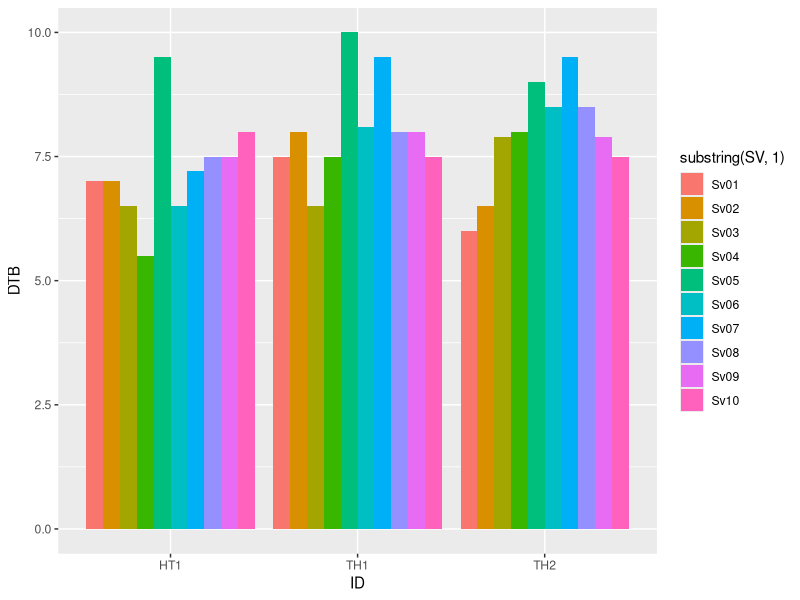
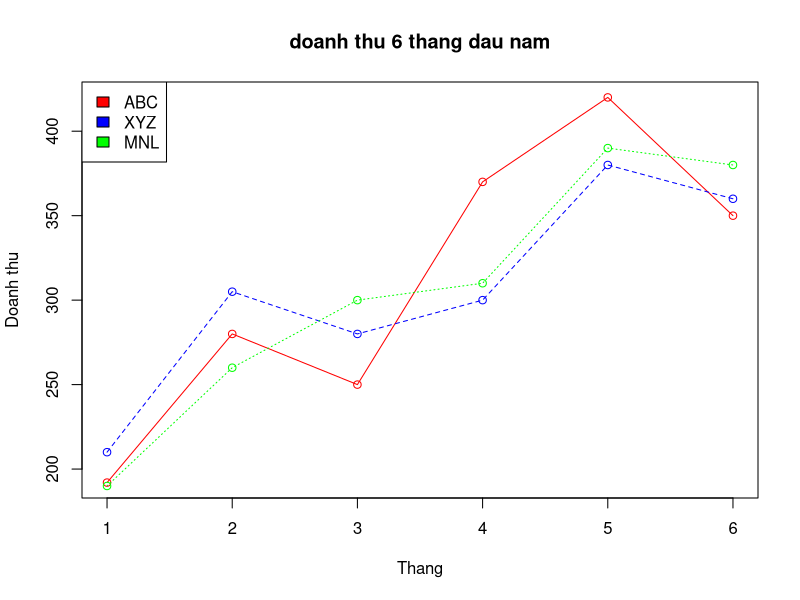

Write R code to recreate these figures, in order. (Note: this script raises an error after producing the figures.)
#De 1
#Cau a
Sv01<-c(7.5,6.0,7.0)
Sv02<-c(8.0,6.5,7.0)
Sv03<-c(6.5,NA,6.5)
Sv04<-c(7.5,8.0,5.5)
Sv05<-c(10,9,9.5)
Sv06<-c(NA,8.5,6.5)
Sv07<-c(9.5,9.5,NA)
Sv08<-c(8.0,8.5,7.5)
Sv09<-c(8.0,NA,7.5)
Sv10<-c(7.5,7.5,8.0)
Cau1<-data.frame(ID=c('TH1','TH2','HT1'),Sv01,Sv02,Sv03,Sv04,Sv05,Sv06,Sv07,Sv08,Sv09,Sv10)
#cau b
Means<-c(rowMeans(Cau1[,-1],na.rm = T))
Cau1$Sv03[is.na(Cau1$Sv03)]<-round(Means[2],1)
Cau1$Sv06[is.na(Cau1$Sv06)]<-round(Means[1],1)
Cau1$Sv07[is.na(Cau1$Sv07)]<-round(Means[3],1)
Cau1$Sv09[is.na(Cau1$Sv09)]<-round(Means[2],1)
#Cau c
library(reshape2)
new.df<-melt(Cau1,id.vars="ID")
names(new.df)=c("ID","SV","DTB")
library(ggplot2)
ggplot(new.df, aes(x=ID,y=DTB,fill=substring(SV,1)))+
        geom_histogram(stat="identity",position="dodge")

#Cau 2
#a
GHduoi<-c(95,115,135,155,175,195,215)
GHtren<-c(115,135,155,175,195,215,235)
SoThep<-c(15,19,23,31,29,21,6)
Cau2<-data.frame(GHduoi,GHtren,SoThep)
#b
n<-sum(Cau2$SoThep)
mid<-(GHtren+GHduoi)/2
Cau2$mid<-mid
Xbar<-sum(Cau2$mid*Cau2$SoThep)/sum(Cau2$SoThep)
s2<-sum((Xbar-Cau2$mid)^2*Cau2$mid)/(n-1)
s<-sqrt(s2)
s<-round(s,2)
alpha<-1-0.97
zstar<-qnorm(1-alpha/2)
zstar<-round(zstar,2)
er<-zstar*s/sqrt(n)
er<-round(er,3)
Xbar-er;Xbar+er
#c so tap thep loai A la 27
#d 
p<-27/144
alpha<-1-0.98
zstar<-qnorm(1-alpha/2)
er<-zstar*sqrt(p*(1-p)/n)
p-er;p+er
#Cau 3
#nghi ngo luong phu nu thap hon nam gioi
#Goi x,y theo thu tu la luong dan ong va phu nu
#H0 : muyx=muyy H1: muyx > muyy 
n<-4
m<-4
df<-n+m-2
Xbar<-78
Ybar<-63.5
S1<-24.4^2
S2<-20.9^2
Sp2<-((n-1)*S1+(m-1)*S2^2)/(n+m-2)
T0<-(Xbar-Ybar)/sqrt(Sp2*(1/n+1/m))
alpha<-1-0.9
tstar<-qt(1-alpha,df)
abs(T0)>tstar
#False
#H0 chap nhan H0 bac bo H1 vay ket luan cuoc dieu tra chua dung
#pVALUE
p<-qt(T0,n-1)
p>= alpha
#False 

#De2
#cau a
m<-matrix(c(192,280,250,370,420,350,210,305,280,300,380,360,190,260,300,310,390,380),nrow =3,ncol =6 ,byrow = T)
#cau b
sc<-length(m[1,])
dem<-0
for(i in 1:sc){
    if(m[1,i] > 300)
    {    
        dem<- dem+1
    }
}
x<-dim(dem)
for(i in 1:sc){
    if(m[1,i] > 300)
    {    
     x<-append(x, m[1,i])
    }
}
#cau c
ABC<-m[1,]
XYZ<-m[2,]
MNL<-m[3,]
plot_colors<-c("red","blue","green")
plot(ABC,type = "o",col= "red",xlab="Thang",ylab = "Doanh thu",main = "doanh thu 6 thang dau nam")
lines(XYZ,type = "o",lty=2,col= "blue")
lines(MNL,type = "o",lty=3,col= "green")
legend("topleft",c("ABC","XYZ","MNL"),fill = plot_colors)
#Cau 2:
GHduoi<-c(45,50,55,60,65,70,75,80)
GHtren<-c(50,55,60,65,70,75,80,85)
SoTrai<-c(2,11,25,74,187,43,16,3)
Cau2<-data.frame(GHduoi,GHtren,SoTrai)
#Cau b H0: muy = muy0 = 65 H1:muy > muy0
muy0<-65
n<-sum(Cau2$SoTrai)
mid<-(GHtren+GHduoi)/2
Cau2$mid<-mid
Xbar<-sum(Cau2$mid*Cau2$SoTrai)/sum(Cau2$SoTrai)
s2<-sum((Xbar-Cau2$mid)^2*Cau2$SoTrai)/(n-1)
s<-sqrt(s2)
alpha<-0.01
zstar<-qnorm(1-alpha)
Z0<-(Xbar-muy0)/(s/sqrt(n))
Z0>zstar
#True chap nhan H1 bac bo H0 => loai phan ban moi mang lai ket qua voi y nghia 1%
#cau c So trai > 65 thuoc loai I 
Y<-sum(Cau2$SoTrai[Cau2$GHduoi >=65])
p<-Y/n
alpha<-1-0.98
zstar<-qnorm(1-alpha/2)
er<-zstar*sqrt(p*(1-p)/n)
p-er;p+er

#Cau 3
#cau a
DiemThi<-c(81,62,74,78,93,69,72,83,90,84)
DiemDA<-c(76,71,69,76,87,62,80,75,92,79)
Cau3<-data.frame(DiemThi,DiemDA)
#cau b
#H0 diem thi co phan phoi chuan
#H1 diem thi khong co phan phoi chuan
n<-length(DiemThi)
a <- rep(1, times = n)
Xbar<-mean(DiemThi)
s2<-var(DiemThi)
s<-sqrt(s2)
r<-2
df<-n-r-1
alpha<-0.05
kstar<-qchisq(1-alpha,df)
X1<-(DiemThi-Xbar)/s
pi<-pnorm(X1)
Ej<-pi*n
Q2<-sum((oj-Ej)^2/Ej)
Q2>=kstar
#True chap nhan H1 khong phai phan phoi chuan
shapiro.test(X1)
#cau c 
cor.test(DiemThi,DiemDA)
#diem thi va diem da co hoi quy
#cau 
plot(DiemThi,DiemDA)
reg<-lm(DiemDA~DiemThi)
abline(reg)

#Cau 1
X<-c(90,12,45,67,120,20,24,36,20,100,45,51,20,48,60,12)
demts<-function(x,y){
    dem<-0
    for(i in 1:length(y))
    {
        if(y[i] == x)
            dem<-dem+1
    }
    return (dem)
}
Mode<-function(x){
    kq<-unique(x)
    tam<-rep(0,length(kq))
    for(i in 1:length(kq))
        tam[i]<-demts(kq[i],x)
    if (min(tam)!=max(tam))
        for(i in 1:length(kq))
            if(tam[i] == max(tam))
                print(kq[i])
}
Mode(X)
#Cau 2
n<-100
Xbar<-5
sd<-2.5
alpha<-0.05
zstar<-qnorm(1-alpha/2)
er<-zstar*sd/sqrt(n)
Xbar-er;Xbar+er
#cach 2
tsum.test(mean.x = 5,s.x = 2.5,n.x = 100,alternative = "two.sided",conf.level = .95)
#cau b
er<-0.25
zstar<-er*sqrt(n)/sd
alpha<-2*(1-pnorm(zstar))
#Khoang tin cay 31.17%

#Cau 3
Ghd<-c(45,55,65,75,85,95)
Ght<-c(55,65,75,85,95,100)
Mid<-(Ghd+Ght)/2
ts<-c(10,30,45,80,30,5)
Cau3<-data.frame(Ghd,Ght,Mid,ts)
Xbar<-sum(Cau3$Mid*Cau3$ts)/sum(Cau3$ts)
n<-sum(Cau3$ts)
s2<-sum((Xbar-Cau3$Mid)^2*Cau3$ts)/(n-1)
s<-sqrt(s2)
alpha<-1-0.95
zstar<-qnorm(1-alpha/2)
er<-zstar*s/sqrt(n)
Xbar-er;Xbar+er
#cau c
#H0 > 77
#H1 <= 77
mu0<-77
alpha<-0.1
zstar<-qnorm(1-alpha/2)
Z0<-(Xbar-mu0)/(s/sqrt(n))
Z0 > zstar
#bac bo H1 co gia tri chu trang A thong bao la sai voi muc y nghia 90% 